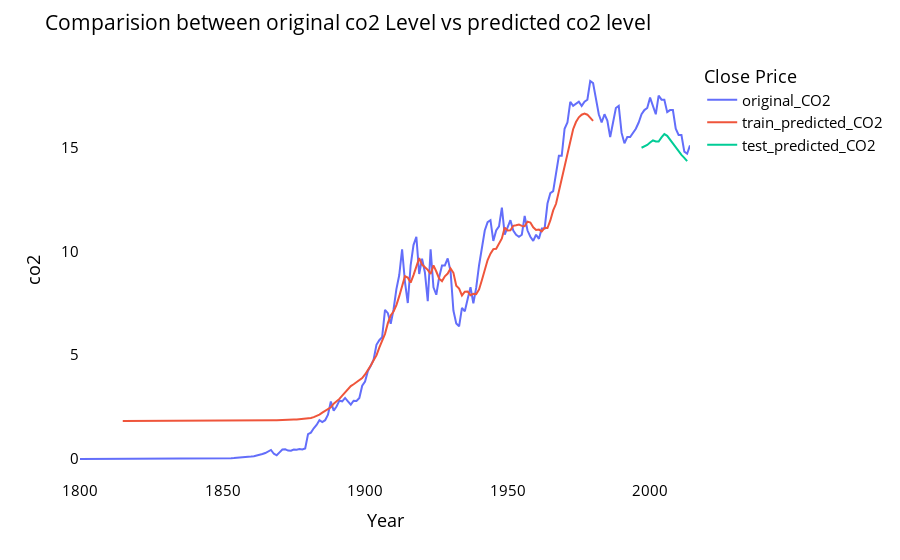

The code cell stored with this chart in its notebook:
### Markdown cell above
Regression Loss Mean Gamma deviance regression loss (MGD) and Mean Poisson deviance regression loss (MPD)

### Code cell
look_back=time_step
trainPredictPlot = np.empty_like(air)
trainPredictPlot[:, :] = np.nan
trainPredictPlot[look_back:len(train_predict)+look_back, :] = train_predict
print("Train predicted data: ", trainPredictPlot.shape)

# shift test predictions for plotting
testPredictPlot = np.empty_like(air)
testPredictPlot[:, :] = np.nan
testPredictPlot[len(train_predict)+(look_back*2)+1:len(air)-1, :] = test_predict
print("Test predicted data: ", testPredictPlot.shape)



plotdf = pd.DataFrame({'Year': air_data['Year'],
                       'original_CO2': air_data['CO2'],
                      'train_predicted_CO2': trainPredictPlot.reshape(1,-1)[0].tolist(),
                      'test_predicted_CO2': testPredictPlot.reshape(1,-1)[0].tolist()})

fig = px.line(plotdf,x=plotdf['Year'], y=[plotdf['original_CO2'],plotdf['train_predicted_CO2'],
                                          plotdf['test_predicted_CO2']],
              labels={'value':'co2','year': 'Year'})
fig.update_layout(title_text='Comparision between original co2 Level vs predicted co2 level',
                  plot_bgcolor='white', font_size=15, font_color='black',legend_title_text='Close Price')


fig.update_xaxes(showgrid=False)
fig.update_yaxes(showgrid=False)
fig.show()

### Figure 1 — Plotly figure (JSON) as saved in the notebook; plotly's stock layout.template omitted (floating-point values rounded to 4 significant figures; data arrays with more than 128 entries replaced by an {"elided": "..."} marker saying what was removed)
{"data": [{"hovertemplate": "variable=original_CO2<br>Year=%{x}<br>co2=%{y}<extra></extra>", "legendgroup": "original_CO2", "line": {"color": "#636efa", "dash": "solid"}, "marker": {"symbol": "circle"}, "mode": "lines", "name": "original_CO2", "orientation": "v", "showlegend": true, "type": "scatter", "x": {"elided": "215 int values"}, "xaxis": "x", "y": {"elided": "215 float values"}, "yaxis": "y"}, {"hovertemplate": "variable=train_predicted_CO2<br>Year=%{x}<br>co2=%{y}<extra></extra>", "legendgroup": "train_predicted_CO2", "line": {"color": "#EF553B", "dash": "solid"}, "marker": {"symbol": "circle"}, "mode": "lines", "name": "train_predicted_CO2", "orientation": "v", "showlegend": true, "type": "scatter", "x": {"elided": "215 int values"}, "xaxis": "x", "y": {"elided": "215 float values"}, "yaxis": "y"}, {"hovertemplate": "variable=test_predicted_CO2<br>Year=%{x}<br>co2=%{y}<extra></extra>", "legendgroup": "test_predicted_CO2", "line": {"color": "#00cc96", "dash": "solid"}, "marker": {"symbol": "circle"}, "mode": "lines", "name": "test_predicted_CO2", "orientation": "v", "showlegend": true, "type": "scatter", "x": {"elided": "215 int values"}, "xaxis": "x", "y": {"elided": "215 float values"}, "yaxis": "y"}], "layout": {"font": {"color": "black", "size": 15}, "legend": {"title": {"text": "Close Price"}, "tracegroupgap": 0}, "margin": {"t": 60}, "plot_bgcolor": "white", "title": {"text": "Comparision between original co2 Level vs predicted co2 level"}, "xaxis": {"anchor": "y", "domain": [0, 1], "showgrid": false, "title": {"text": "Year"}}, "yaxis": {"anchor": "x", "domain": [0, 1], "showgrid": false, "title": {"text": "co2"}}}}
